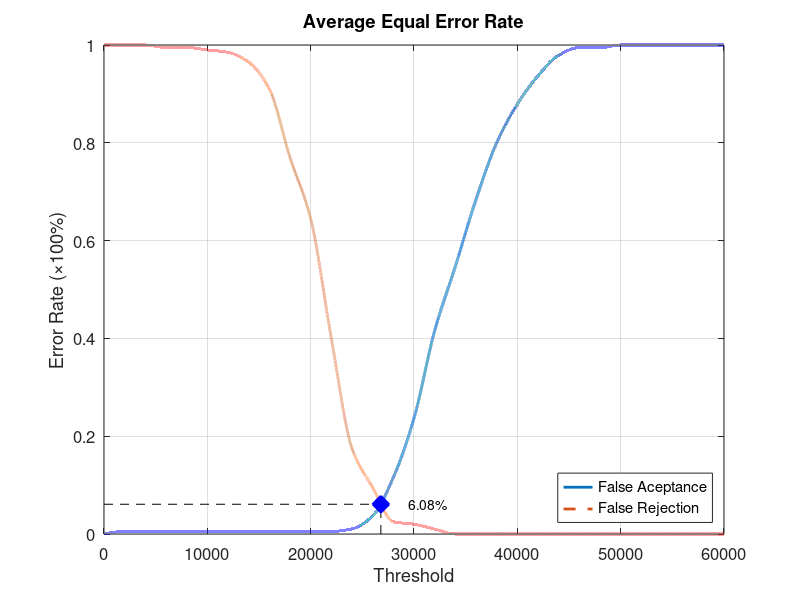
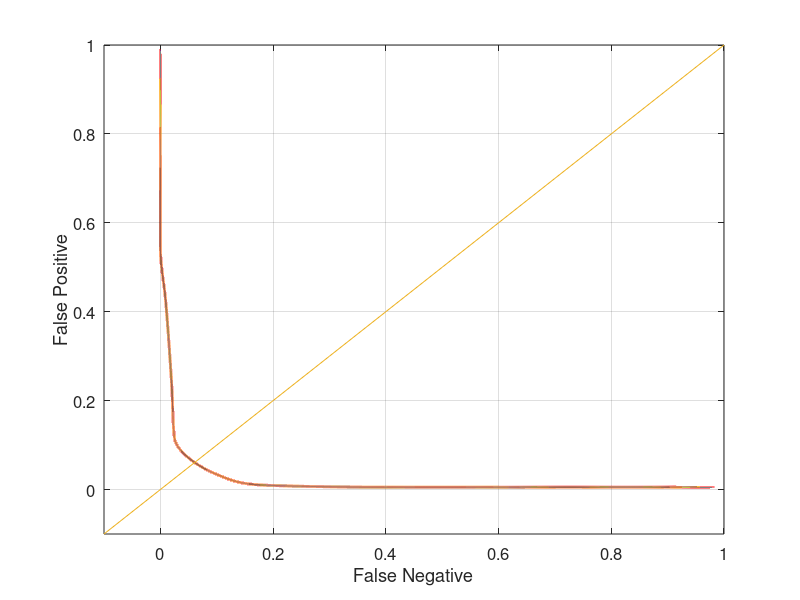

The MATLAB script that drew these images, in order:
function yEER = Database2_1
close all;
clear;
clc;
x = 0:2000:60000;
xq = 0:0.5:60000;

y0 = [0 0.00526316 0.00526316 0.00526316 0.00526316 0.00526316 0.00526316 0.00526316 0.00526316 0.00526316 0.00526316 0.00526316 0.0105263 0.0368421 0.115789 0.236842 0.415789 0.547368 0.684211 0.8 0.878947 0.936842 0.978947 0.994737 0.994737 1 1 1 1 1 1];
yy0 = interp1(x, y0, xq, 'pchip');
y1 = [1 1 1 0.995 0.995 0.99 0.985 0.965 0.91 0.77 0.645 0.4 0.175 0.095 0.025 0.02 0.01 0 0 0 0 0 0 0 0 0 0 0 0 0 0];
yy1 = interp1(x, y1, xq, 'pchip');

% Calculating EER: 
y2 = abs(y0 - y1);
find(y2 == min(y2))
yy2 = abs(yy0 - yy1);
xEER = find(yy2 == min(yy2));
xEERIndex = xq(xEER) % X-axis EER
yEER = yy0(xEER) % Y-axis EER

main = figure
plot(xq, yy0,'-','LineWidth', 2);	hold on
plot(xq, yy1,'--','LineWidth', 2);	hold on
plot([xEERIndex xEERIndex], [0 yEER], 'k--');	hold on
plot([0 xEERIndex], [yEER yEER], 'k--');	hold on
plot(xEERIndex, yEER, 'bx', 'LineWidth', 10);	hold on
text(xEERIndex + 10 * xEERIndex / 100, yEER, [num2str(round((10000 * yEER)) / 100) '%'])
legend('False Aceptance', 'False Rejection', 'Location', 'SouthEast')
xlabel('Threshold')
ylabel('Error Rate (\times100%)')
title('Average Equal Error Rate')
set(gca, 'FontSize', 12)
axis([0 60000 0 1])
grid on

print(main, 'Database2_1Main', '-dpng');
FNRxFPR = figure('Color', [1 1 1]);
plot(yy1, yy0, '-', yy1, yy0, 'LineWidth', 2);
hold on
y = -0.1:0.1:1
plot(y, y); 
set(gca, 'FontSize', 12)
xlabel('False Negative')
ylabel('False Positive')
axis([-0.1 1 -0.1 1])
set(gca, 'FontSize', 12)
grid on

print(FNRxFPR, 'Database2_1FNRxFPR','-dpng');
end
